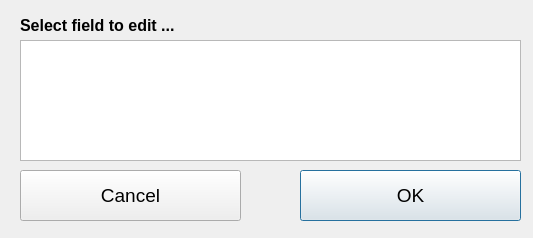
<?xml version="1.0" encoding="UTF-8"?>
<ui version="4.0">
 <class>basketeditDlg</class>
 <widget class="QDialog" name="basketeditDlg">
  <property name="geometry">
   <rect>
    <x>0</x>
    <y>0</y>
    <width>533</width>
    <height>238</height>
   </rect>
  </property>
  <property name="windowTitle">
   <string>Edit</string>
  </property>
  <widget class="QPushButton" name="okBtn">
   <property name="geometry">
    <rect>
     <x>300</x>
     <y>170</y>
     <width>221</width>
     <height>51</height>
    </rect>
   </property>
   <property name="font">
    <font>
     <pointsize>14</pointsize>
    </font>
   </property>
   <property name="text">
    <string>OK</string>
   </property>
  </widget>
  <widget class="QPushButton" name="cancelBtn">
   <property name="geometry">
    <rect>
     <x>20</x>
     <y>170</y>
     <width>221</width>
     <height>51</height>
    </rect>
   </property>
   <property name="font">
    <font>
     <pointsize>14</pointsize>
    </font>
   </property>
   <property name="text">
    <string>Cancel</string>
   </property>
  </widget>
  <widget class="QLabel" name="label">
   <property name="geometry">
    <rect>
     <x>20</x>
     <y>15</y>
     <width>211</width>
     <height>20</height>
    </rect>
   </property>
   <property name="font">
    <font>
     <pointsize>12</pointsize>
     <weight>75</weight>
     <bold>true</bold>
    </font>
   </property>
   <property name="text">
    <string>Select field to edit ...</string>
   </property>
  </widget>
  <widget class="QTableWidget" name="editBasket">
   <property name="geometry">
    <rect>
     <x>20</x>
     <y>40</y>
     <width>501</width>
     <height>121</height>
    </rect>
   </property>
   <property name="font">
    <font>
     <pointsize>12</pointsize>
    </font>
   </property>
  </widget>
 </widget>
 <resources/>
 <connections/>
</ui>
